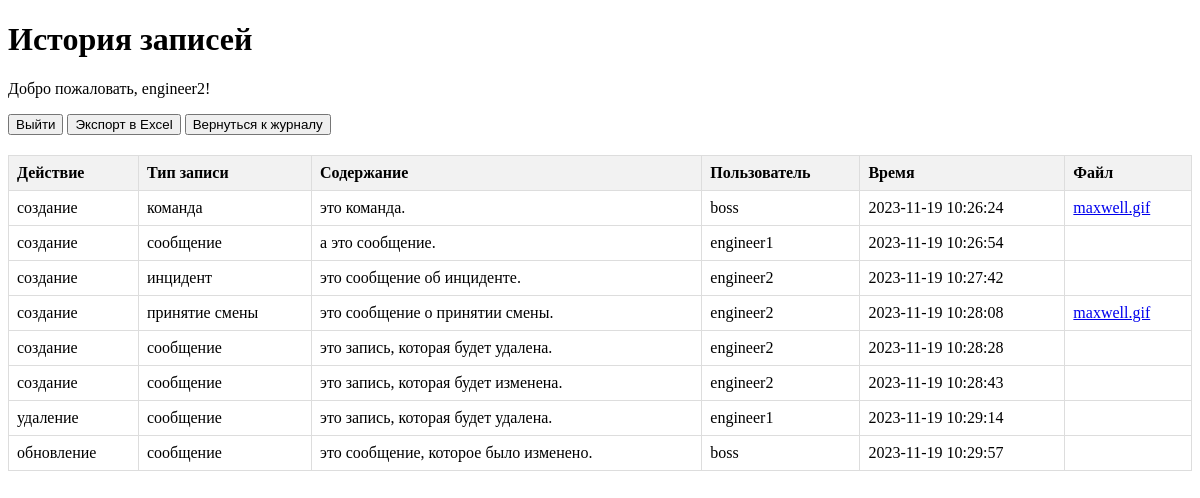
The page /history (signed in) on the database its author committed.
### app.py (models this page shows)
class User(UserMixin, db.Model):
    id = db.Column(db.Integer, primary_key=True)
    username = db.Column(db.String(50), unique=True, nullable=False)
    password_hash = db.Column(db.String(100), nullable=False)

class LogEntryHistory(db.Model):
    id = db.Column(db.Integer, primary_key=True)
    log_entry_id = db.Column(db.Integer, nullable=False)
    type = db.Column(db.String(20), nullable=False)
    content = db.Column(db.Text, nullable=False)
    timestamp = db.Column(db.DateTime, default=lambda: datetime.utcnow() + timedelta(hours=5))
    action = db.Column(db.String(20), nullable=False)  # Action: create, update, delete
    user_id = db.Column(db.Integer, db.ForeignKey('user.id'), nullable=False)
    user = db.relationship('User', backref=db.backref('log_entry_history', lazy=True))
    file = db.Column(db.String(255))  # Adjust the length as needed

### app.py (the view)
@app.route('/history')
@login_required
def history():
    log_entry_history = LogEntryHistory.query.order_by(LogEntryHistory.timestamp.asc()).all()
    return render_template('history.html', log_entry_history=log_entry_history)

### app.py (called while the page is built)
@login_manager.user_loader
def load_user(user_id):
    return User.query.get(int(user_id))

### templates/history.html (shortened to what this page needs)
<!DOCTYPE html>
<html lang="en">
<head>
</head>
<body>
    <h1>История записей</h1>
    <p>Добро пожаловать, {{ current_user.username }}!</p>
    <button type="button" onclick="location.href='{{ url_for('logout') }}'">Выйти</button>
    <button type="button" onclick="location.href='{{ url_for('export_history_excel') }}'">Экспорт в Excel</button>
    <button type="button" onclick="location.href='{{ url_for('index') }}'">Вернуться к журналу</button>
    <table>
        <thead>
            <tr>
                <th>Действие</th>
                <th>Тип записи</th>
                <th>Содержание</th>
                <th>Пользователь</th>
                <th>Время</th>
                <th>Файл</th>
            </tr>
        </thead>
        <tbody>
            {% for entry in log_entry_history %}
                <tr>
                    <td>{{ entry.action }}</td>
                    <td>{{ entry.type }}</td>
                    <td>{{ entry.content }}</td>
                    <td>{{ entry.user.username }}</td>
                    <td>{{ entry.timestamp.strftime('%Y-%m-%d %H:%M:%S') }}</td>
                    <td>
                        {% if entry.file %}
                            <a href="{{ url_for('uploaded_file', filename=entry.file) }}" target="_blank">{{ entry.file }}</a>
                        {% endif %}
                    </td>
                </tr>
            {% endfor %}
        </tbody>
    </table>
</body>
</html>

### templates/history.html (style rules this page uses)
table { width: 100%; border-collapse: collapse; margin-top: 20px; }
th, td { border: 1px solid #dddddd; text-align: left; padding: 8px; }
th { background-color: #f2f2f2; }

### rows shown on the page
User: username "engineer2"
LogEntryHistory: action "создание", type "команда", content "это команда.", user.username "boss", timestamp "2023-11-19 10:26:24", file "maxwell.gif"
LogEntryHistory: action "создание", type "сообщение", content "а это сообщение.", user.username "engineer1", timestamp "2023-11-19 10:26:54"
LogEntryHistory: action "создание", type "инцидент", content "это сообщение об инциденте.", user.username "engineer2", timestamp "2023-11-19 10:27:42"
LogEntryHistory: action "создание", type "принятие смены", content "это сообщение о принятии смены.", user.username "engineer2", timestamp "2023-11-19 10:28:08", file "maxwell.gif"
LogEntryHistory: action "создание", type "сообщение", content "это запись, которая будет удалена.", user.username "engineer2", timestamp "2023-11-19 10:28:28"
LogEntryHistory: action "создание", type "сообщение", content "это запись, которая будет изменена.", user.username "engineer2", timestamp "2023-11-19 10:28:43"
LogEntryHistory: action "удаление", type "сообщение", content "это запись, которая будет удалена.", user.username "engineer1", timestamp "2023-11-19 10:29:14"
LogEntryHistory: action "обновление", type "сообщение", content "это сообщение, которое было изменено.", user.username "boss", timestamp "2023-11-19 10:29:57"
